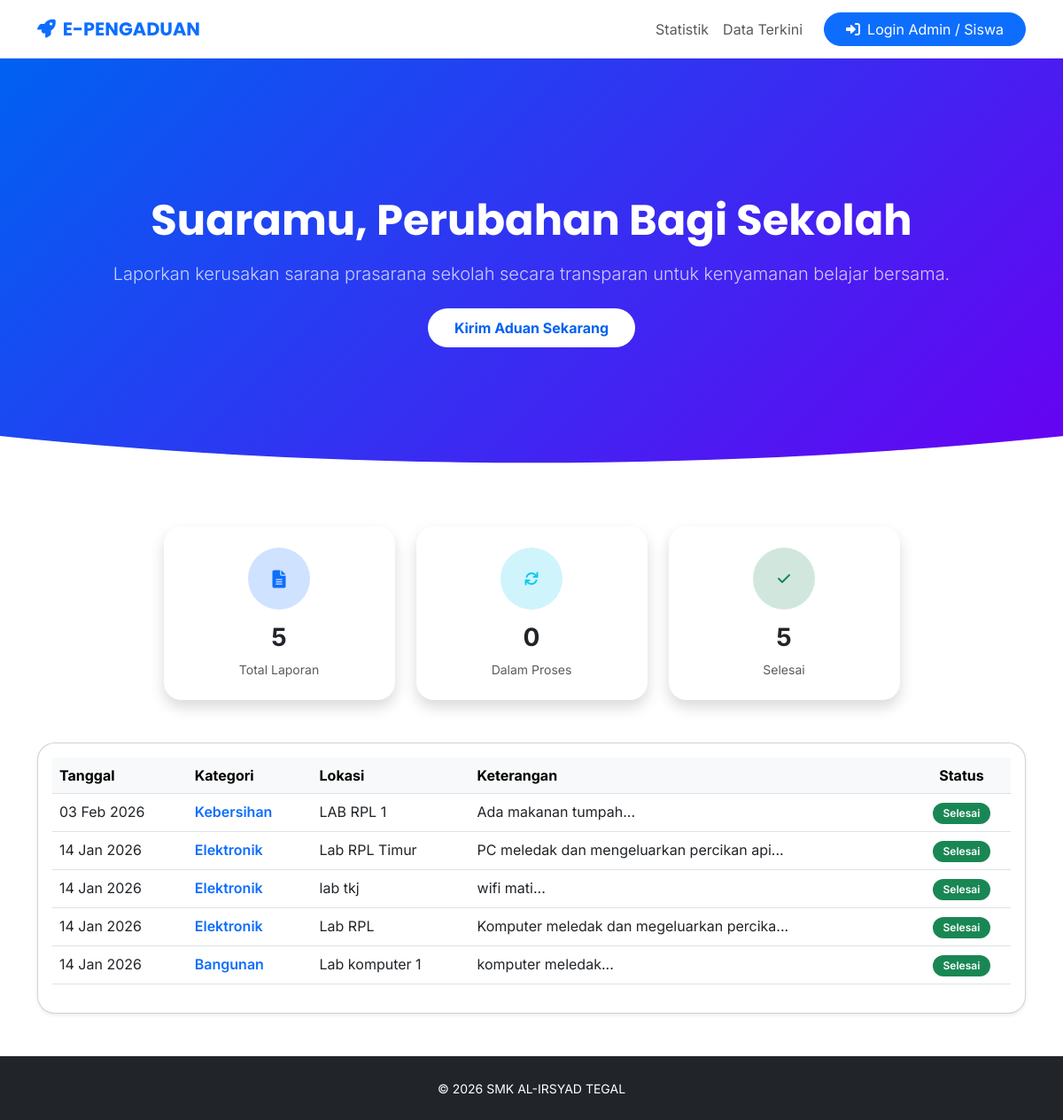
The page / on the database its author committed.
### tables this page shows
CREATE TABLE `aspirasi` (
  `id_aspirasi` int NOT NULL,
  `nis` char(10) DEFAULT NULL,
  `id_kategori` int DEFAULT NULL,
  `lokasi` varchar(100) DEFAULT NULL,
  `keterangan` text,
  `foto` varchar(255) DEFAULT NULL,
  `status` enum('menunggu','proses','selesai') DEFAULT 'menunggu',
  `feedback` text,
  `tanggal_pelaporan` timestamp NOT NULL DEFAULT CURRENT_TIMESTAMP
);

CREATE TABLE `kategori` (
  `id_kategori` int NOT NULL,
  `keterangan_kategori` varchar(100) NOT NULL
);

### index.php (the view, shortened to what this page needs)
<?php
include 'config/koneksi.php';
$total   = mysqli_num_rows(mysqli_query($conn, "SELECT * FROM aspirasi"));
$selesai = mysqli_num_rows(mysqli_query($conn, "SELECT * FROM aspirasi WHERE status='selesai'"));
$proses  = mysqli_num_rows(mysqli_query($conn, "SELECT * FROM aspirasi WHERE status='proses'"));
?>
<!DOCTYPE html>
<html lang="en">
<head>
    <link href="https://cdn.jsdelivr.net/npm/bootstrap@5.3.0/dist/css/bootstrap.min.css" rel="stylesheet">
    <link rel="stylesheet" href="https://cdnjs.cloudflare.com/ajax/libs/font-awesome/6.0.0/css/all.min.css">
    <link rel="stylesheet" href="https://cdn.datatables.net/1.13.4/css/dataTables.bootstrap5.min.css">
    <link rel="stylesheet" href="style/index.css">
</head>
<body>
    <nav class="navbar navbar-expand-lg sticky-top">
        <div class="container">
            <a class="navbar-brand fw-bold text-primary" href="#">
                <i class="fas fa-rocket me-2"></i>E-PENGADUAN
            </a>
            <div class="collapse navbar-collapse" id="navbarNav">
                <ul class="navbar-nav ms-auto align-items-center">
                    <li class="nav-item"><a class="nav-link" href="#statistik">Statistik</a></li>
                    <li class="nav-item"><a class="nav-link" href="#data">Data Terkini</a></li>
                    <li class="nav-item ms-lg-3">
                        <a class="btn btn-primary rounded-pill px-4" href="login.php">
                            <i class="fas fa-sign-in-alt me-2"></i>Login Admin / Siswa
                        </a>
                    </li>
                </ul>
            </div>
        </div>
    </nav>
    <header class="hero-section text-center">
        <div class="container">
            <h1 class="display-5 mb-3">Suaramu, Perubahan Bagi Sekolah</h1>
            <p class="lead opacity-75 mb-4">
                Laporkan kerusakan sarana prasarana sekolah secara transparan untuk kenyamanan belajar bersama.
            </p>
            <a href="login.php" class="btn btn-cta">Kirim Aduan Sekarang</a>
        </div>
    </header>
    <section id="statistik" class="container my-5">
        <div class="row g-4 justify-content-center">
            <div class="col-md-4 col-lg-3">
                <div class="card stat-card shadow text-center p-4">
                    <div class="stat-icon-circle bg-primary-subtle text-primary">
                        <i class="fas fa-file-alt fa-lg"></i>
                    </div>
                    <h3 class="fw-bold"><?= $total ?></h3>
                    <small class="text-muted">Total Laporan</small>
                </div>
            </div>
            <div class="col-md-4 col-lg-3">
                <div class="card stat-card shadow text-center p-4">
                    <div class="stat-icon-circle bg-info-subtle text-info">
                        <i class="fas fa-sync"></i>
                    </div>
                    <h3 class="fw-bold"><?= $proses ?></h3>
                    <small class="text-muted">Dalam Proses</small>
                </div>
            </div>
            <div class="col-md-4 col-lg-3">
                <div class="card stat-card shadow text-center p-4">
                    <div class="stat-icon-circle bg-success-subtle text-success">
                        <i class="fas fa-check"></i>
                    </div>
                    <h3 class="fw-bold"><?= $selesai ?></h3>
                    <small class="text-muted">Selesai</small>
                </div>
            </div>
        </div>
    </section>
    <section id="data" class="container my-5">
        <div class="card card-table shadow-sm">
            <div class="card-body">
                <div class="table-responsive">
                    <table id="tabelPublik" class="table table-hover">
                        <thead class="table-light">
                            <tr>
                                <th>Tanggal</th>
                                <th>Kategori</th>
                                <th>Lokasi</th>
                                <th>Keterangan</th>
                                <th class="text-center">Status</th>
                            </tr>
                        </thead>
                        <tbody>
                            <?php
                            $sql = mysqli_query($conn, "SELECT a.*, k.keterangan_kategori
                                                        FROM aspirasi a
                                                        JOIN kategori k ON a.id_kategori = k.id_kategori
                                                        ORDER BY a.tanggal_pelaporan DESC");
                            while ($row = mysqli_fetch_array($sql)) {
                            ?>
                                <tr>
                                    <td><?= date('d M Y', strtotime($row['tanggal_pelaporan'])) ?></td>
                                    <td class="text-primary fw-semibold"><?= $row['keterangan_kategori'] ?></td>
                                    <td><?= $row['lokasi'] ?></td>
                                    <td><?= substr($row['keterangan'], 0, 40) ?>...</td>
                                    <td class="text-center">
                                        <?php if ($row['status'] == 'proses'): ?>
                                            <span class="badge badge-custom bg-info">Proses</span>
                                        <?php elseif ($row['status'] == 'selesai'): ?>
                                            <span class="badge badge-custom bg-success">Selesai</span>
                                        <?php else: ?>
                                            <span class="badge badge-custom bg-warning text-dark">Menunggu</span>
                                        <?php endif; ?>
                                    </td>
                                </tr>
                            <?php } ?>
                        </tbody>
                    </table>
                </div>
            </div>
        </div>
    </section>
    <footer class="bg-dark text-white text-center py-4">
        <small>&copy; 2026 SMK AL-IRSYAD TEGAL</small>
    </footer>
</body>
</html>

### style/index.css (style rules this page uses)
:root { --primary-color: #0061f2; --secondary-color: #6900f2; --text-dark: #2d3436; }
body { font-family: 'Inter', sans-serif; color: var(--text-dark); }
.navbar { background: rgba(255, 255, 255, 0.95) !important; -webkit-backdrop-filter: blur(8px); backdrop-filter: blur(8px); padding: 12px 0; border-bottom: 1px solid #eee; }
.navbar-brand { font-family: 'Poppins', sans-serif; font-size: 1.3rem; }
.hero-section { background: linear-gradient(135deg, var(--primary-color), var(--secondary-color)); padding: 60px 0; color: white; min-height: 60vh; display: flex; align-items: center; clip-path: ellipse(140% 95% at 50% 0%); }
.hero-section h1 { font-family: 'Poppins', sans-serif; font-weight: 700; }
.btn-cta { background: white; color: var(--primary-color); border-radius: 50px; padding: 10px 30px; font-weight: 700; border: none; transition: 0.3s; }
.stat-card { border: none; border-radius: 20px; transition: 0.3s; }
.stat-icon-circle { width: 70px; height: 70px; border-radius: 50%; display: flex; align-items: center; justify-content: center; margin: 0 auto 15px; }
.card-table { border-radius: 20px; overflow: hidden; }
.badge-custom { padding: 6px 12px; border-radius: 50px; font-size: 0.75rem; font-weight: 600; }

### rows shown on the page
aspirasi: tanggal_pelaporan "03 Feb 2026", id_kategori.keterangan_kategori "Kebersihan", lokasi "LAB RPL 1", keterangan "Ada makanan tumpah", status "Selesai"
aspirasi: tanggal_pelaporan "14 Jan 2026", id_kategori.keterangan_kategori "Elektronik", lokasi "Lab RPL Timur", keterangan "PC meledak dan mengeluarkan percikan api", status "Selesai"
aspirasi: tanggal_pelaporan "14 Jan 2026", id_kategori.keterangan_kategori "Elektronik", lokasi "lab tkj", keterangan "wifi mati", status "Selesai"
aspirasi: tanggal_pelaporan "14 Jan 2026", id_kategori.keterangan_kategori "Elektronik", lokasi "Lab RPL", keterangan "Komputer meledak dan megeluarkan percika", status "Selesai"
aspirasi: tanggal_pelaporan "14 Jan 2026", id_kategori.keterangan_kategori "Bangunan", lokasi "Lab komputer 1", keterangan "komputer meledak", status "Selesai"

### other values the page prints
$total "5"
$proses "0"
$selesai "5"
